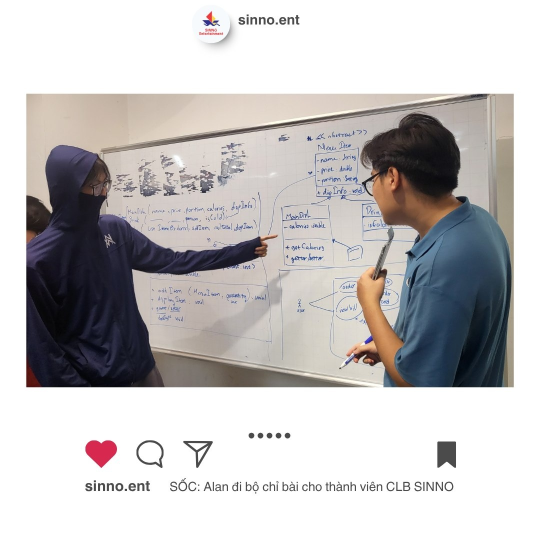
#> input picture Mock_pipeline/temp_input.jpg, 1080 x 1080 px (shown at 1/2 size)
$ python gui_refine.py temp_input.jpg temp_input.jpg
#> lines starting #> are read from the running program, lines starting #| are printed output that depends on the picture; after the words box and inside, x2 and y2 are one past the last pixel; in counts of white or black regions, pixels touching at a corner belong together
import cv2
import sys
import os
import numpy as np

# ==========================================
# TRẠNG THÁI TOÀN CỤC (GLOBAL STATE)
# ==========================================
drawing = False
is_eraser = False  # False = Brush (Vẽ), True = Eraser (Xóa)
brush_size = 20
last_x, last_y = -1, -1

# Màu hiển thị giao diện
COLOR_MASK_OVERLAY = (0, 0, 255) # Đỏ
COLOR_BRUSH_CURSOR = (0, 255, 0) # Xanh lá (Khi vẽ)
COLOR_ERASER_CURSOR = (255, 255, 255) # Trắng (Khi xóa)

def mask_refine_app(image_path, mask_path):
#> called with image_path = 'temp_input.jpg', mask_path = 'temp_input.jpg'
    global drawing, is_eraser, brush_size, last_x, last_y

    # 1. Load dữ liệu
    img = cv2.imread(image_path)
#> img is the input picture: shape (1080, 1080, 3); mean B, G, R 193.5, 193.4, 196
    if img is None:
        print("❌ Lỗi: Không đọc được ảnh input")
        return

    # Load mask hoặc tạo mới
    if os.path.exists(mask_path):
        mask = cv2.imread(mask_path, cv2.IMREAD_GRAYSCALE)
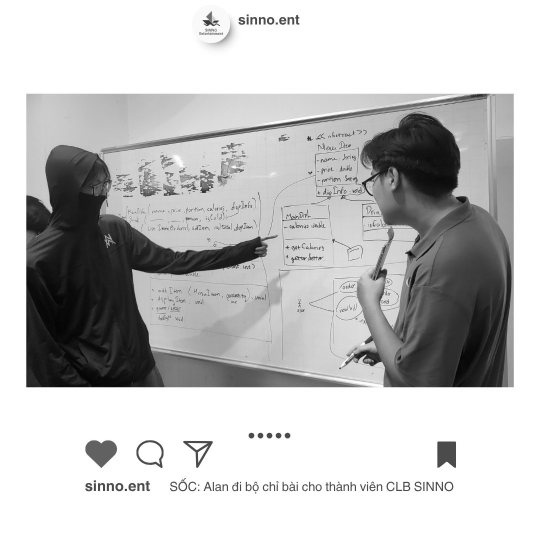
#> mask: shape (1080, 1080) (shown at 1/2 size); min 0, max 255, mean 194.2
        if mask.shape[:2] != img.shape[:2]:
            mask = cv2.resize(mask, (img.shape[1], img.shape[0]))
    else:
        mask = np.zeros(img.shape[:2], dtype=np.uint8)

    # 2. Thiết lập cửa sổ có thể resize (WINDOW_NORMAL)
    window_name = "Refine Mask (B: Brush | E: Eraser | [: Smaller | ]: Bigger | S: Save)"
    cv2.namedWindow(window_name, cv2.WINDOW_NORMAL)

    # Tính toán kích thước hiển thị ban đầu hợp lý (không quá 1200px chiều rộng)
    h, w = img.shape[:2]
#> h = 1080; w = 1080
    aspect_ratio = w / h
#> aspect_ratio = 1
    target_width = min(w, 1200)
#> target_width = 1080
    target_height = int(target_width / aspect_ratio)
#> target_height = 1080
    cv2.resizeWindow(window_name, target_width, target_height)

    # 3. Callback chuột
    def mouse_callback(event, x, y, flags, param):
        global drawing, last_x, last_y, brush_size, is_eraser

        # Cập nhật vị trí chuột để vẽ trỏ chuột (cursor)
        last_x, last_y = x, y

        if event == cv2.EVENT_LBUTTONDOWN:
            drawing = True
            color = 0 if is_eraser else 255
            cv2.circle(mask, (x, y), brush_size, color, -1)

        elif event == cv2.EVENT_MOUSEMOVE:
            if drawing:
                color = 0 if is_eraser else 255
                # Vẽ line để nét liền mạch khi di chuột nhanh
                cv2.circle(mask, (x, y), brush_size, color, -1)

        elif event == cv2.EVENT_LBUTTONUP:
            drawing = False

    cv2.setMouseCallback(window_name, mouse_callback)

    print(f"\n--- HƯỚNG DẪN SỬ DỤNG MỚI ---")
    print(f"🖱️  Chuột Trái: Vẽ/Xóa (Tùy chế độ)")
    print(f"⌨️  Phím 'B': Chuyển sang BRUSH (Thêm vùng chọn)")
    print(f"⌨️  Phím 'E': Chuyển sang ERASER (Xóa vùng chọn)")
    print(f"⌨️  Phím '[' và ']': Giảm/Tăng kích thước cọ")
    print(f"💾  Phím 'S': LƯU và Thoát")
    print(f"❌  Phím 'ESC': Thoát không lưu")
    print(f"-----------------------------\n")

    while True:
        # --- RENDER GIAO DIỆN ---

        # 1. Tạo lớp phủ mask màu đỏ lên ảnh gốc
        # Chuyển mask grayscale sang 3 kênh để merge
        mask_3ch = cv2.cvtColor(mask, cv2.COLOR_GRAY2BGR)

        # Chỉ lấy vùng có mask (màu trắng > 0)
        # Tạo màu đỏ ở những chỗ mask trắng
        red_layer = np.zeros_like(img)
        red_layer[:] = COLOR_MASK_OVERLAY

        # Logic blend:
        # Ở đâu mask trắng -> Hiển thị (Ảnh gốc * 0.6 + Đỏ * 0.4)
        # Ở đâu mask đen -> Hiển thị Ảnh gốc

        # Tạo mask boolean
        mask_bool = mask > 0
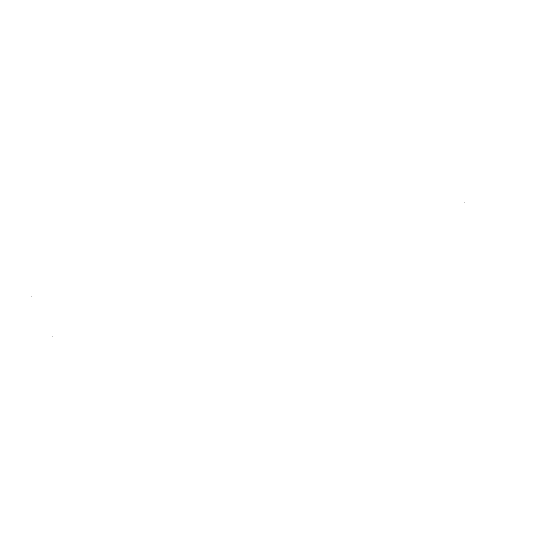
#> mask_bool: shape (1080, 1080) bool (shown at 1/2 size); 100% white; black in thin lines or dots, all inside (x1, y1, x2, y2) = (62, 404, 929, 673)

        display_img = img.copy()
        # Áp dụng alpha blending thủ công cho vùng mask
        display_img[mask_bool] = cv2.addWeighted(img[mask_bool], 0.6, red_layer[mask_bool], 0.4, 0)
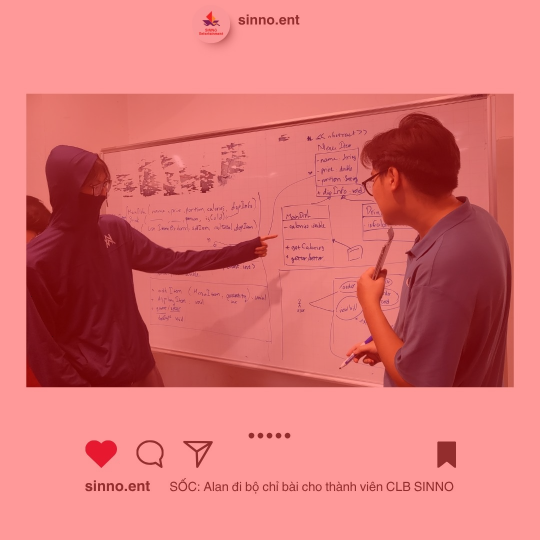
#> display_img: shape (1080, 1080, 3) (shown at 1/2 size); mean B, G, R 116.1, 116, 219.6

        # 2. Vẽ con trỏ chuột (Vòng tròn) để user biết kích thước cọ
        if last_x != -1 and last_y != -1:
            cursor_color = COLOR_ERASER_CURSOR if is_eraser else COLOR_BRUSH_CURSOR
            cv2.circle(display_img, (last_x, last_y), brush_size, cursor_color, 1)

            # Hiển thị tâm
            cv2.circle(display_img, (last_x, last_y), 1, cursor_color, -1)

        # 3. Hiển thị thông tin trạng thái text lên góc ảnh
        mode_text = "MODE: ERASER (Xoa)" if is_eraser else "MODE: BRUSH (Ve)"
        text_color = (0, 0, 0) if is_eraser else (0, 255, 0) # Đen hoặc Xanh lá

        # Vẽ nền cho text dễ đọc
        cv2.rectangle(display_img, (10, 10), (250, 70), (255, 255, 255), -1)
        cv2.putText(display_img, mode_text, (20, 35), cv2.FONT_HERSHEY_SIMPLEX, 0.7, (0,0,0), 2)
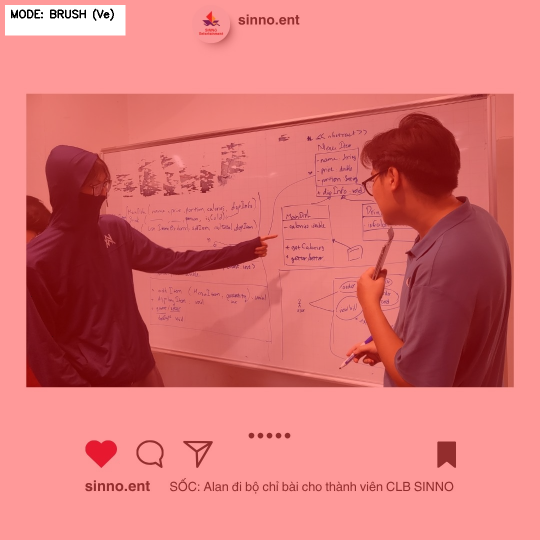
#> display_img: shape (1080, 1080, 3) (shown at 1/2 size); mean B, G, R 117, 117, 219.2
        cv2.putText(display_img, f"Size: {brush_size}", (20, 60), cv2.FONT_HERSHEY_SIMPLEX, 0.6, (50,50,50), 1)
#> display_img: shape (1080, 1080, 3); 0.01% of pixels changed, all inside (x1, y1, x2, y2) = (22, 47, 97, 61)

        cv2.imshow(window_name, display_img)

        # --- XỬ LÝ PHÍM BẤM ---
        key = cv2.waitKey(10) & 0xFF
#> (key e is pressed here)

        if key == 27: # ESC
            print("⚠️ Đã hủy bỏ chỉnh sửa.")
            break
        elif key == ord('s'): # Save
            cv2.imwrite(mask_path, mask)
            print("✅ Đã lưu Mask đã sửa!")
            break
        elif key == ord('e'): # Eraser mode
            is_eraser = True
        elif key == ord('b'): # Brush mode
            is_eraser = False
        elif key == ord(']'): # Tăng size
            brush_size += 2
        elif key == ord('['): # Giảm size
            brush_size = max(1, brush_size - 2)

    cv2.destroyAllWindows()

if __name__ == "__main__":
    if len(sys.argv) < 3:
        # Fallback cho test local không qua Streamlit
        print("Usage: python gui_refine.py <img_path> <mask_path>")
    else:
        mask_refine_app(sys.argv[1], sys.argv[2])
